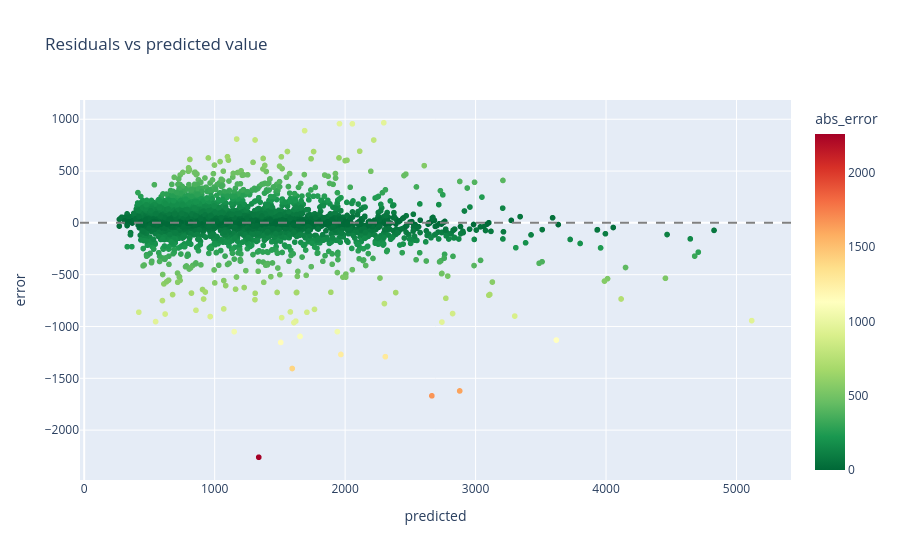

The notebook cell this image was saved under:
### Markdown cell above
<span style="font-weight:500">
A correlation of 0.536 indicates a moderate-to-strong positive relationship between tree disagreement (pred_std) and actual prediction error (abs_error).

Our Random Forest knows when it doesn't know. When the individual trees in the ensemble disagree strongly on a property's rent, the final averaged prediction is much more likely to be wrong.

This is very useful because we don't want to show the user a single value for each prediction but rather use it to communicate whether the user can trust the prediction or not.
</span>

### Code cell
fig_resid = px.scatter(results_df, x="predicted", y="error", color="abs_error",
                        color_continuous_scale="RdYlGn_r", hover_data=hover_cols,
                        title="Residuals vs predicted value")
fig_resid.add_hline(y=0, line_dash="dash", line_color="gray")
fig_resid.show()

### Figure 1 — Plotly figure (JSON) as saved in the notebook; plotly's stock layout.template omitted (floating-point values rounded to 4 significant figures; data arrays with more than 128 entries replaced by an {"elided": "..."} marker saying what was removed)
{"data": [{"customdata": {"elided": "3118x7 mixed values"}, "hovertemplate": "predicted=%{x}<br>error=%{y}<br>listing_id=%{customdata[0]}<br>area=%{customdata[1]}<br>rooms=%{customdata[2]}<br>district=%{customdata[3]}<br>floor=%{customdata[4]}<br>heating_type=%{customdata[5]}<br>actual=%{customdata[6]}<br>abs_error=%{marker.color}<extra></extra>", "legendgroup": "", "marker": {"color": {"elided": "3118 float values"}, "coloraxis": "coloraxis", "symbol": "circle"}, "mode": "markers", "name": "", "showlegend": false, "type": "scattergl", "x": {"elided": "3118 float values"}, "xaxis": "x", "y": {"elided": "3118 float values"}, "yaxis": "y"}], "layout": {"coloraxis": {"colorbar": {"title": {"text": "abs_error"}}, "colorscale": [[0, "rgb(0,104,55)"], [0.1, "rgb(26,152,80)"], [0.2, "rgb(102,189,99)"], [0.3, "rgb(166,217,106)"], [0.4, "rgb(217,239,139)"], [0.5, "rgb(255,255,191)"], [0.6, "rgb(254,224,139)"], [0.7, "rgb(253,174,97)"], [0.8, "rgb(244,109,67)"], [0.9, "rgb(215,48,39)"], [1, "rgb(165,0,38)"]]}, "legend": {"tracegroupgap": 0}, "shapes": [{"line": {"color": "gray", "dash": "dash"}, "type": "line", "x0": 0, "x1": 1, "xref": "x domain", "y0": 0, "y1": 0, "yref": "y"}], "title": {"text": "Residuals vs predicted value"}, "xaxis": {"anchor": "y", "domain": [0, 1], "title": {"text": "predicted"}}, "yaxis": {"anchor": "x", "domain": [0, 1], "title": {"text": "error"}}}}
